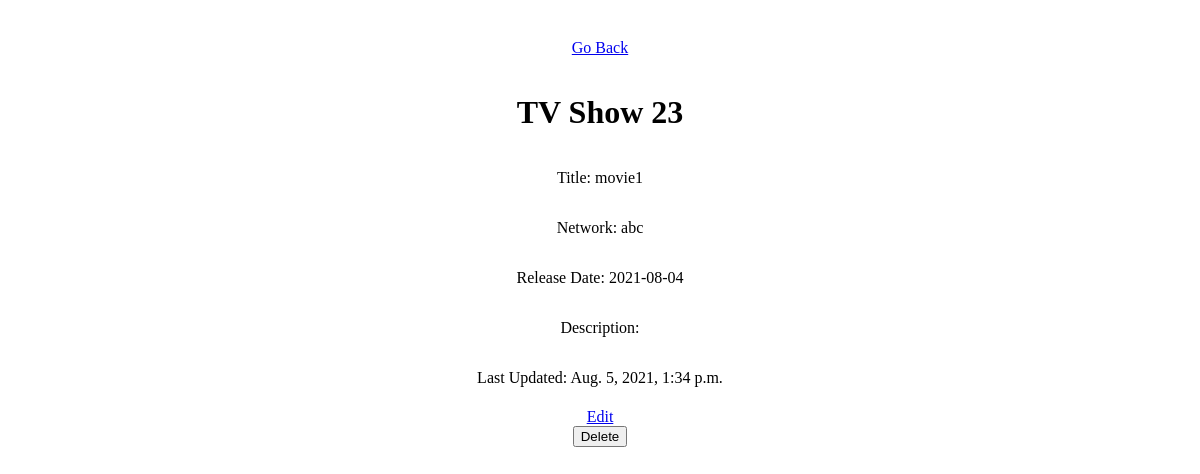
The page /shows/23 on the database its author committed.
### semi_restful_tv_shows_app/models.py (models this page shows, shortened)
class Show(models.Model):
    title = models.CharField(max_length=255)
    network = models.CharField(max_length=255)
    release_date= models.CharField(max_length=255)
    description = models.TextField()
    created_at = models.DateTimeField(auto_now_add=True)
    updated_at = models.DateTimeField(auto_now=True)
    objects = ShowManager()

### semi_restful_tv_shows_app/views.py (the view)
# urls.py: path('shows/<int:show_id>', views.view_show), #display page for specific show
def view_show(request, show_id):
    one_show = Show.objects.get(id=show_id)
    context = {
        'this_show': one_show
    }
    return render(request,'view_show.html', context)

### semi_restful_tv_shows_app/templates/view_show.html (shortened to what this page needs)
<!DOCTYPE html>
<html>
    <head>
        {% load static %}
        <link rel="stylesheet" href="{% static 'css/style.css' %}">
    </head>
    <body>
        <div>
            <p><a href="/shows">Go Back</a></p>
            <h1>TV Show {{this_show.id}}</h1>
            <p>Title: {{this_show.title}}</p>
            <p>Network: {{this_show.network}}</p>
            <p>Release Date: {{this_show.release_date}}</p>
            <p>Description: {{this_show.description}}</p>
            <p>Last Updated: {{this_show.updated_at}}</p>
            </div>
            <a href="/shows/{{this_show.id}}/edit">Edit</a>
            <form action="/shows/{{this_show.id}}/destroy" method="post">
                <button type="submit">Delete</button>
            </form>
    </body>

### semi_restful_tv_shows_app/static/css/style.css (style rules this page uses)
body { display: flex; flex-direction: column; align-items: center; width: 900px; height: 900px; margin: auto; }
div { display: flex; flex-direction: column; text-align: center; width: 700px; height: fit-content; background-color: white; padding: 5px; }
p { display: flex; align-items: center; justify-content: space-around; }

### rows shown on the page
Show: id "23", title "movie1", network "abc", release_date "2021-08-04", updated_at "Aug. 5, 2021, 1:34 p.m."
